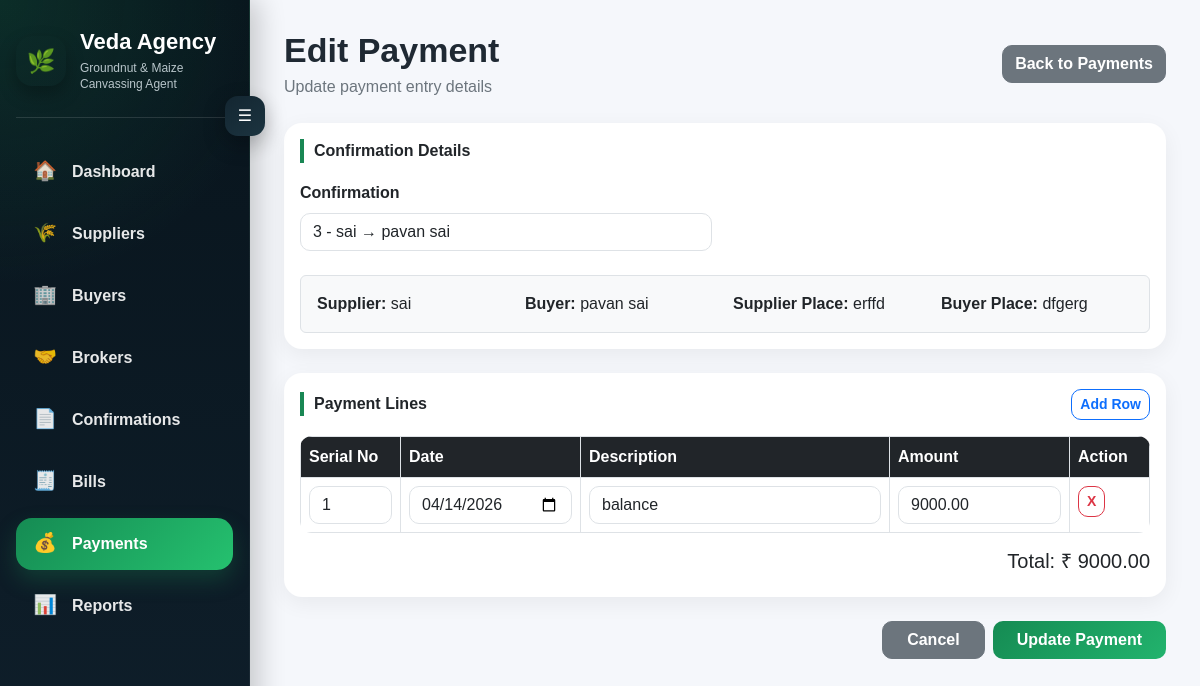
/payment/1/edit/, run on the app's committed database.
### transactions/models.py (models this page shows, shortened)
class Payment(models.Model):
    confirmation = models.ForeignKey(Confirmation, on_delete=models.PROTECT)
    created_date = models.DateField(auto_now_add=True)

class Confirmation(models.Model):
    confirmation_number = models.CharField(max_length=50, blank=True)
    confirmation_date = models.DateField()
    supplier = models.ForeignKey(Seller, on_delete=models.PROTECT)
    buyer = models.ForeignKey(Buyer, on_delete=models.PROTECT)
    supplier_place = models.CharField(max_length=100, blank=True)
    buyer_place = models.CharField(max_length=100, blank=True)
    quantity = models.DecimalField(max_digits=12, decimal_places=2)
    quality = models.CharField(max_length=100, blank=True)
    count = models.CharField(max_length=50, blank=True)
    moisture = models.CharField(max_length=50, blank=True)
    gunny = models.CharField(max_length=100, blank=True)
    rate = models.DecimalField(max_digits=10, decimal_places=2)
    packing = models.CharField(max_length=100, blank=True)
    delivery_at = models.CharField(max_length=100, blank=True)
    date_of_delivery = models.DateField(blank=True, null=True)
    supplier_commission_rate = models.DecimalField(max_digits=10, decimal_places=2, default=20)
    buyer_commission_rate = models.DecimalField(max_digits=10, decimal_places=2, default=20)
    supplier_broker = models.ForeignKey(
        Broker,
        on_delete=models.SET_NULL,
        null=True,
        blank=True,
        related_name="supplier_confirmations"
    )
    buyer_broker = models.ForeignKey(
        Broker,
        on_delete=models.SET_NULL,
        null=True,
        blank=True,
        related_name="buyer_confirmations"
    )
    remarks = models.TextField(blank=True)
    def __str__(self):
        return f"{self.confirmation_number} - {self.supplier} → {self.buyer}"

class Seller(models.Model):
    name = models.CharField(max_length=100)
    address = models.TextField(blank=True)
    place = models.CharField(max_length=100, blank=True)
    remarks = models.TextField(blank=True)
    gst_no = models.CharField(max_length=30, blank=True)
    phone_no = models.CharField(max_length=20, blank=True)
    email_id = models.EmailField(blank=True)
    zipcode = models.CharField(max_length=20, blank=True, null=True)
    def __str__(self):
        return self.name

class Buyer(models.Model):
    name = models.CharField(max_length=100)
    address = models.TextField(blank=True)
    place = models.CharField(max_length=100, blank=True)
    remarks = models.TextField(blank=True)
    gst_no = models.CharField(max_length=30, blank=True)
    phone_no = models.CharField(max_length=20, blank=True)
    email_id = models.EmailField(blank=True)
    zipcode = models.CharField(max_length=20, blank=True, null=True)
    def __str__(self):
        return self.name

class PaymentLine(models.Model):
    payment = models.ForeignKey(Payment, on_delete=models.CASCADE, related_name="lines")
    serial_no = models.IntegerField()
    date = models.DateField()
    description = models.CharField(max_length=255)
    amount = models.DecimalField(max_digits=12, decimal_places=2)

### transactions/views.py (the view)
# urls.py: path("payment/<int:payment_id>/edit/", views.edit_payment, name="edit_payment"),
def edit_payment(request, payment_id):
    payment = get_object_or_404(Payment, id=payment_id)
    if request.method == "POST":
        form = PaymentForm(request.POST, instance=payment)
        if form.is_valid():
            payment = form.save()
            payment.lines.all().delete()
            serials = request.POST.getlist("serial_no")
            dates = request.POST.getlist("date")
            descriptions = request.POST.getlist("description")
            amounts = request.POST.getlist("amount")
            for i in range(len(serials)):
                if serials[i] and dates[i] and descriptions[i] and amounts[i]:
                    PaymentLine.objects.create(
                        payment=payment,
                        serial_no=serials[i],
                        date=dates[i],
                        description=descriptions[i],
                        amount=amounts[i],
                    )
            return redirect("payment_list")
    else:
        form = PaymentForm(instance=payment)
    return render(request, "transactions/edit_payment.html", {
        "form": form,
        "payment": payment,
    })

### transactions/forms.py
class PaymentForm(forms.ModelForm):
    class Meta:
        model = Payment
        fields = ["confirmation"]
        widgets = {
            "confirmation": forms.Select(attrs={"class": "form-control"}),
        }

### transactions/templates/transactions/edit_payment.html (shortened to what this page needs)
{% extends "transactions/base.html" %}
{% block content %}
<div class="d-flex justify-content-between align-items-center mb-4">
    <div>
        <h1 class="page-title">Edit Payment</h1>
        <p class="page-subtitle">Update payment entry details</p>
    </div>
    <a href="/payments/" class="btn btn-secondary">Back to Payments</a>
</div>
<form method="post">
    <div class="card mb-4">
        <div class="card-body">
            <div class="section-title">Confirmation Details</div>
            <div class="row g-4">
                <div class="col-md-6">
                    <label class="form-label fw-semibold">Confirmation</label>
                    {{ form.confirmation }}
                </div>
            </div>
            <div class="mt-4 p-3 rounded bg-light border">
                <div class="row g-3">
                    <div class="col-md-3">
                        <strong>Supplier:</strong> <span id="supplier">{{ payment.confirmation.supplier }}</span>
                    </div>
                    <div class="col-md-3">
                        <strong>Buyer:</strong> <span id="buyer">{{ payment.confirmation.buyer }}</span>
                    </div>
                    <div class="col-md-3">
                        <strong>Supplier Place:</strong> <span id="supplier_place">{{ payment.confirmation.supplier_place }}</span>
                    </div>
                    <div class="col-md-3">
                        <strong>Buyer Place:</strong> <span id="buyer_place">{{ payment.confirmation.buyer_place }}</span>
                    </div>
                </div>
            </div>
        </div>
    </div>
    <div class="card mb-4">
        <div class="card-body">
            <div class="d-flex justify-content-between align-items-center mb-3">
                <div class="section-title mb-0">Payment Lines</div>
                <button type="button" class="btn btn-outline-primary btn-sm" onclick="addRow()">Add Row</button>
            </div>
            <table class="table table-bordered bg-white">
                <thead>
                    <tr>
                        <th style="width: 100px;">Serial No</th>
                        <th style="width: 180px;">Date</th>
                        <th>Description</th>
                        <th style="width: 180px;">Amount</th>
                        <th style="width: 80px;">Action</th>
                    </tr>
                </thead>
                <tbody id="payment-lines">
                    {% for line in payment.lines.all %}
                    <tr>
                        <td><input type="number" name="serial_no" class="form-control" value="{{ line.serial_no }}"></td>
                        <td><input type="date" name="date" class="form-control" value="{{ line.date|date:'Y-m-d' }}"></td>
                        <td><input type="text" name="description" class="form-control" value="{{ line.description }}"></td>
                        <td><input type="number" name="amount" class="form-control amount-field" value="{{ line.amount }}" oninput="calculateTotal()"></td>
                        <td>
                            <button type="button" class="btn btn-outline-danger btn-sm" onclick="removeRow(this)">X</button>
                        </td>
                    </tr>
                    {% endfor %}
                </tbody>
            </table>
            <div class="d-flex justify-content-end">
                <h5>Total: ₹ <span id="total-amount">0.00</span></h5>
            </div>
        </div>
    </div>
    <div class="d-flex justify-content-end gap-2 mb-5">
        <a href="/payments/" class="btn btn-secondary px-4">Cancel</a>
        <button type="submit" class="btn btn-success px-4">Update Payment</button>
    </div>
</form>
{% endblock %}

### transactions/templates/transactions/base.html (style rules this page uses)
* { -webkit-font-smoothing: antialiased; -moz-osx-font-smoothing: grayscale; }
:root { --sidebar-open: 250px; --sidebar-closed: 78px; --green: #198754; --dark-1: #08141c; --dark-2: #0f1f2b; }
body { margin: 0; background: #f5f7fb; font-family: Arial, sans-serif; }
.page-title { font-size: 34px; font-weight: 900; margin-bottom: 4px; color: #1f2933; }
.page-subtitle { color: #6c757d; font-size: 16px; margin-bottom: 0; }
.card { border: 0; border-radius: 18px; box-shadow: 0 6px 22px rgba(0,0,0,0.06); }
.section-title { font-weight: 800; font-size: 1rem; margin-bottom: 18px; color: #212529; border-left: 4px solid var(--green); padding-left: 10px; }
.btn { border-radius: 10px; font-weight: 600; }
.btn-success { background: linear-gradient(135deg, #158b53, #22b36d); border: none; }
.form-control, .form-select { border-radius: 10px; }
.table { border-radius: 12px; overflow: hidden; }
.table thead th { background: #212529; color: white; font-weight: 700; }
.row.g-4 { --bs-gutter-x: 1.6rem; --bs-gutter-y: 1.8rem; }

### data on the page
Payment: confirmation "3 - sai → pavan sai", confirmation.supplier "sai", confirmation.buyer "pavan sai", confirmation.supplier_place "erffd", confirmation.buyer_place "dfgerg"
PaymentLine: serial_no "1", date "04/14/2026", description "balance", amount "9000.00"
